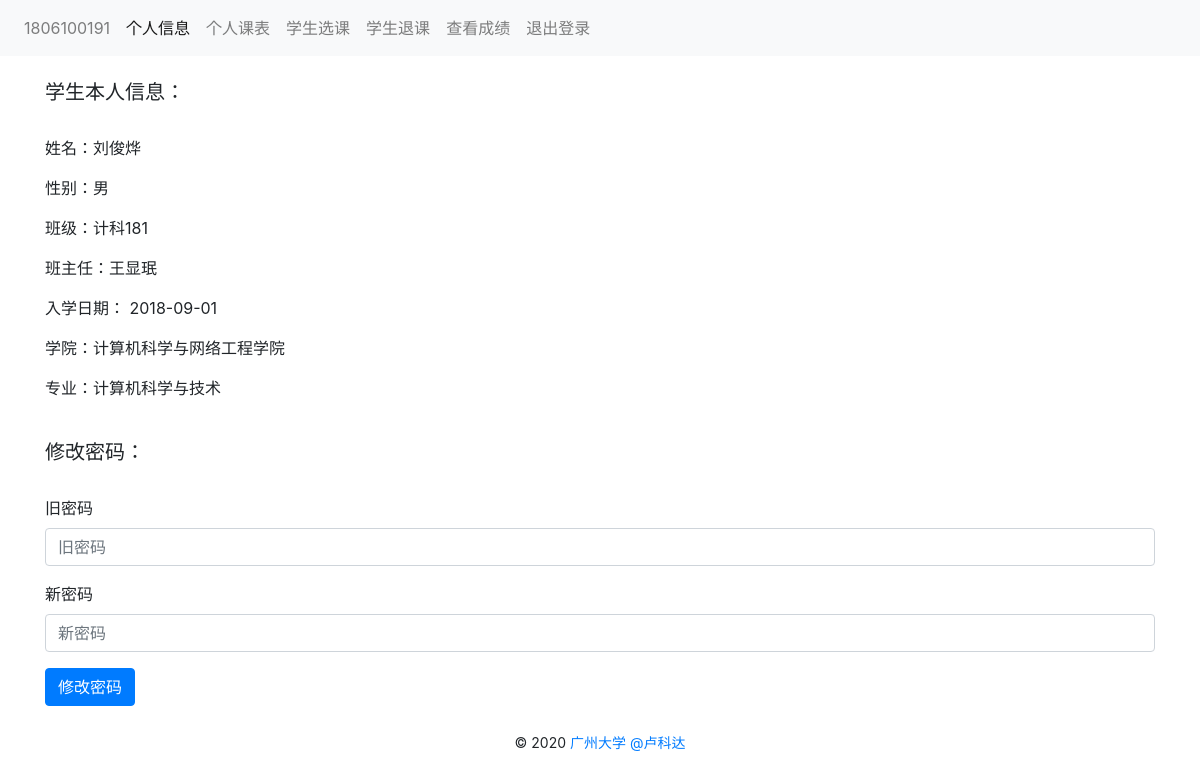
The app's page /student/1806100191/account with its own data.
### tables this page shows
CREATE TABLE student
(
sno int not null
constraint student_pk
primary key,
name varchar(50) not null,
gender char(2),
birthday date,
major varchar(50) not null,
password varchar(10),
classno int not null  );

CREATE TABLE "classes"
(
classno int not null
constraint classes_pk
primary key,
name varchar(50) not null,
tno int not null
references teacher
);

CREATE TABLE "teacher"
(
tno int not null
constraint teacher_pk
primary key,
name varchar(50) not null,
password varchar(10),
gender char(2),
head int
);

### app.py (the view, shortened to what this page needs)
@app.route('/student/<int:sno>/account', methods=['GET', 'POST'])
def student_account(sno):
    form = AccountForm()
    result, _ = GetSql2("select * from student where sno='%s'" % sno)
    name = result[0][1]
    gender = result[0][2]
    birthday = result[0][3]
    birthtime = birthday
    major = result[0][4]
    classno = result[0][6]
    result2, _ = GetSql2("select * from classes where classno='%s'" % classno)
    classes = result2[0][1]
    tno = result2[0][2]
    result3, _ = GetSql2("select * from teacher where tno='%s'" % tno)
    tea_name = result3[0][1]
    return render_template('student_account.html', sno=sno, name=name, gender=gender, birthday=birthtime,
                           major=major,classes = classes,tea_name = tea_name, form=form)

### app.py
class AccountForm(FlaskForm):
    secret = PasswordField(u'旧密码', validators=[DataRequired(), Length(0, 10)], render_kw={'placeholder': '旧密码'})
    password = PasswordField(u'新密码', validators=[DataRequired(), Length(0, 10)], render_kw={'placeholder': '新密码'})
    submit = SubmitField(u'修改密码')

### dbSqlite3.py (called while the page is built)
def OpenDb():
    database = "./data.db"
    conn = sqlite3.connect(database)
    return conn

def GetSql(conn, sql):
    cur = conn.cursor()
    cur.execute(sql)
    fields = []
    for field in cur.description:
        fields.append(field[0])
    result = cur.fetchall()
    cur.close()
    return result, fields

def CloseDb(conn):
    conn.close()

def GetSql2(sql):
    conn = OpenDb()
    result, fields = GetSql(conn, sql)
    CloseDb(conn)
    return result, fields

### templates/student_account.html
{% extends 'student.html' %}
{% from 'bootstrap/form.html' import render_form %}
{% block content %}
<h5>学生本人信息：</h5>
    <br>
    <p>姓名：{{ name }}</p>
    <p>性别：{{ gender }}</p>
    <p>班级：{{ classes }}</p>
    <p>班主任：{{ tea_name }}</p>
    <p>入学日期：
        <time>{{ birthday }}</time>
    </p>
    <p>学院：计算机科学与网络工程学院</p>
    <p>专业：{{ major }}</p>
    <br>
    <div>
        <h5>修改密码：</h5>
        <br>
        {{ render_form(form, form_type="inline") }}
        <br>
    </div>
{% endblock %}

### templates/student.html
{% extends 'base.html' %}
{% from 'bootstrap/nav.html' import render_nav_item %}
{% block head %}
    {{ render_nav_item('student', sno, sno=sno) }}
    {{ render_nav_item('student_account', '个人信息', sno=sno) }}
    {{ render_nav_item('student_course_table', '个人课表', sno=sno) }}
    {{ render_nav_item('student_course_select', '学生选课', sno=sno) }}
    {{ render_nav_item('student_course_delete', '学生退课', sno=sno) }}
    {{ render_nav_item('student_score', '查看成绩', sno=sno) }}
    {{ render_nav_item('index', '退出登录') }}
{% endblock %}

### templates/base.html (shortened to what this page needs)
{% from 'bootstrap/utils.html' import render_messages %}
<!DOCTYPE html>
<html lang="en">
<head>
    {{ bootstrap.load_css() }}
</head>
<body>
    <nav class="navbar navbar-expand-lg navbar-light bg-light mb-4">
        <div class="collapse navbar-collapse" id="navbarSupportedContent">
            <ul class="navbar-nav mr-auto">
                {% block head %}{% endblock %}
            </ul>
        </div>
    </nav>
    <main class="container">
        {% block content %}{% endblock %}
    </main>
    <footer class="text-center">
        {% block footer %}
            <small> &copy; 2020 <a href="http://127.0.0.1:5000/" title="Written by Keda Lu">广州大学 @卢科达</a>
            </small>
        {% endblock %}
    </footer>
</body>
</html>

### records on screen
student: name "刘俊烨", birthday "2018-09-01", major "计算机科学与技术"
classes: name "计科181"
teacher: name "王显珉"

### other values on screen
{{ render_nav_item('student', sno, sno=sno) }} "1806100191"
{{ render_nav_item('student_account', '个人信息', sno=sno) }} "个人信息"
{{ render_nav_item('student_course_table', '个人课表', sno=sno) }} "个人课表"
{{ render_nav_item('student_course_select', '学生选课', sno=sno) }} "学生选课"
{{ render_nav_item('student_course_delete', '学生退课', sno=sno) }} "学生退课"
{{ render_nav_item('student_score', '查看成绩', sno=sno) }} "查看成绩"
{{ render_nav_item('index', '退出登录') }} "退出登录"
{{ gender }} "男"
